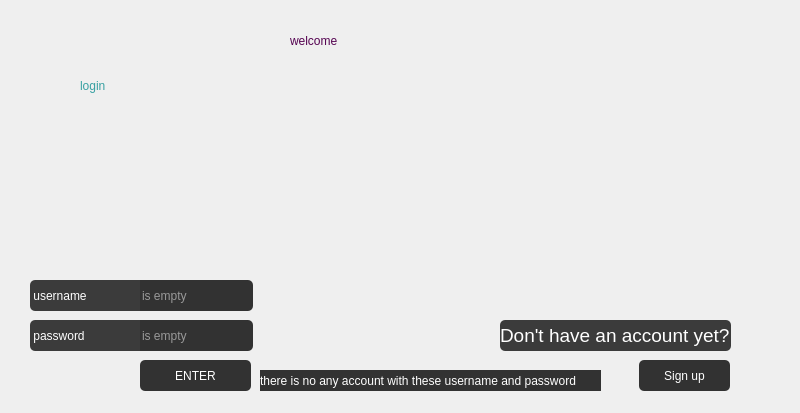
<?xml version="1.0" encoding="UTF-8"?>
<ui version="4.0">
 <class>login</class>
 <widget class="QDialog" name="login">
  <property name="geometry">
   <rect>
    <x>0</x>
    <y>0</y>
    <width>800</width>
    <height>413</height>
   </rect>
  </property>
  <property name="minimumSize">
   <size>
    <width>800</width>
    <height>413</height>
   </size>
  </property>
  <property name="maximumSize">
   <size>
    <width>800</width>
    <height>413</height>
   </size>
  </property>
  <property name="windowTitle">
   <string>login page</string>
  </property>
  <property name="windowIcon">
   <iconset resource="image.qrc">
    <normaloff>:/new/prefix1/houseicon.png</normaloff>:/new/prefix1/houseicon.png</iconset>
  </property>
  <property name="styleSheet">
   <string notr="true"/>
  </property>
  <widget class="QLabel" name="label">
   <property name="geometry">
    <rect>
     <x>30</x>
     <y>280</y>
     <width>111</width>
     <height>31</height>
    </rect>
   </property>
   <property name="styleSheet">
    <string notr="true">font: 16pt &quot;MS Shell Dlg 2&quot;;
background-color:rgb(59, 59, 59);
border-top-left-radius:5px; 
border-bottom-left-radius:5px; 
color:rgb(255, 255, 255);
</string>
   </property>
   <property name="text">
    <string> username</string>
   </property>
  </widget>
  <widget class="QLabel" name="label_2">
   <property name="geometry">
    <rect>
     <x>30</x>
     <y>320</y>
     <width>111</width>
     <height>31</height>
    </rect>
   </property>
   <property name="styleSheet">
    <string notr="true">font: 16pt &quot;MS Shell Dlg 2&quot;;
background-color:rgb(59, 59, 59);
border-top-left-radius:5px;
border-bottom-left-radius:5px;
color:rgb(255, 255, 255);</string>
   </property>
   <property name="text">
    <string> password</string>
   </property>
  </widget>
  <widget class="QLabel" name="label_3">
   <property name="geometry">
    <rect>
     <x>80</x>
     <y>60</y>
     <width>81</width>
     <height>51</height>
    </rect>
   </property>
   <property name="styleSheet">
    <string notr="true">color:rgb(56, 160, 162);
font: 25pt &quot;MS Shell Dlg 2&quot;;</string>
   </property>
   <property name="text">
    <string>login</string>
   </property>
  </widget>
  <widget class="QLabel" name="label_4">
   <property name="geometry">
    <rect>
     <x>500</x>
     <y>320</y>
     <width>231</width>
     <height>31</height>
    </rect>
   </property>
   <property name="font">
    <font>
     <family>MS Shell Dlg 2</family>
     <pointsize>14</pointsize>
     <weight>50</weight>
     <italic>false</italic>
     <bold>false</bold>
    </font>
   </property>
   <property name="styleSheet">
    <string notr="true">font: 14pt &quot;MS Shell Dlg 2&quot;;
color: rgb(255, 0, 4);
background-color:rgb(59, 59, 59);
border-radius: 5px; 
color:rgb(255, 255, 255);</string>
   </property>
   <property name="text">
    <string>Don't have an account yet?</string>
   </property>
  </widget>
  <widget class="QLineEdit" name="lineEdit">
   <property name="geometry">
    <rect>
     <x>140</x>
     <y>280</y>
     <width>113</width>
     <height>31</height>
    </rect>
   </property>
   <property name="styleSheet">
    <string notr="true">background-color:rgb(50, 50, 50);
font: 12pt &quot;MS Shell Dlg 2&quot;;
border-top-right-radius:5px; 
border-bottom-right-radius:5px; 
color:rgb(255, 255, 255);</string>
   </property>
   <property name="placeholderText">
    <string>is empty</string>
   </property>
  </widget>
  <widget class="QLineEdit" name="lineEdit_2">
   <property name="geometry">
    <rect>
     <x>140</x>
     <y>320</y>
     <width>113</width>
     <height>31</height>
    </rect>
   </property>
   <property name="styleSheet">
    <string notr="true">background-color:rgb(50, 50, 50);
border-top-right-radius:5px;
border-bottom-right-radius:5px;
font: 12pt &quot;MS Shell Dlg 2&quot;;
color:rgb(255, 255, 255);</string>
   </property>
   <property name="placeholderText">
    <string>is empty</string>
   </property>
  </widget>
  <widget class="QPushButton" name="pushButton">
   <property name="geometry">
    <rect>
     <x>140</x>
     <y>360</y>
     <width>111</width>
     <height>31</height>
    </rect>
   </property>
   <property name="cursor">
    <cursorShape>PointingHandCursor</cursorShape>
   </property>
   <property name="styleSheet">
    <string notr="true">border-radius: 5px;
background-color:rgb(50, 50, 50);
font: 16pt &quot;MS Shell Dlg 2&quot;;
color:rgb(255, 255, 255);</string>
   </property>
   <property name="text">
    <string>ENTER</string>
   </property>
  </widget>
  <widget class="QPushButton" name="pushButton_2">
   <property name="geometry">
    <rect>
     <x>639</x>
     <y>360</y>
     <width>91</width>
     <height>31</height>
    </rect>
   </property>
   <property name="cursor">
    <cursorShape>PointingHandCursor</cursorShape>
   </property>
   <property name="styleSheet">
    <string notr="true">border-radius: 5px;
background-color:rgb(50, 50, 50);
font: 16pt &quot;MS Shell Dlg 2&quot;;
color:rgb(255, 255, 255);</string>
   </property>
   <property name="text">
    <string>Sign up</string>
   </property>
  </widget>
  <widget class="QLabel" name="label_5">
   <property name="geometry">
    <rect>
     <x>290</x>
     <y>10</y>
     <width>161</width>
     <height>61</height>
    </rect>
   </property>
   <property name="styleSheet">
    <string notr="true">font: 30pt &quot;MS Shell Dlg 2&quot;;
color: rgb(85, 3, 81);
</string>
   </property>
   <property name="text">
    <string>welcome</string>
   </property>
   <property name="textFormat">
    <enum>Qt::AutoText</enum>
   </property>
   <property name="scaledContents">
    <bool>true</bool>
   </property>
   <property name="wordWrap">
    <bool>false</bool>
   </property>
  </widget>
  <widget class="QLabel" name="label_6">
   <property name="geometry">
    <rect>
     <x>0</x>
     <y>-30</y>
     <width>801</width>
     <height>471</height>
    </rect>
   </property>
   <property name="autoFillBackground">
    <bool>false</bool>
   </property>
   <property name="styleSheet">
    <string notr="true">image: url(:/new/prefix1/esqa_3xad_161204.jpg);</string>
   </property>
   <property name="text">
    <string/>
   </property>
  </widget>
  <widget class="QLabel" name="label_7">
   <property name="enabled">
    <bool>true</bool>
   </property>
   <property name="geometry">
    <rect>
     <x>260</x>
     <y>370</y>
     <width>341</width>
     <height>21</height>
    </rect>
   </property>
   <property name="acceptDrops">
    <bool>false</bool>
   </property>
   <property name="styleSheet">
    <string notr="true">background-color:rgb(50, 50, 50);
font: 10pt &quot;MS Shell Dlg 2&quot;;
color:rgb(255, 255, 255);</string>
   </property>
   <property name="text">
    <string>there is no any account with these username and password</string>
   </property>
   <property name="scaledContents">
    <bool>false</bool>
   </property>
  </widget>
  <zorder>label_6</zorder>
  <zorder>label</zorder>
  <zorder>label_2</zorder>
  <zorder>label_3</zorder>
  <zorder>label_4</zorder>
  <zorder>lineEdit</zorder>
  <zorder>lineEdit_2</zorder>
  <zorder>pushButton</zorder>
  <zorder>pushButton_2</zorder>
  <zorder>label_5</zorder>
  <zorder>label_7</zorder>
 </widget>
 <resources>
  <include location="image.qrc"/>
 </resources>
 <connections/>
</ui>
